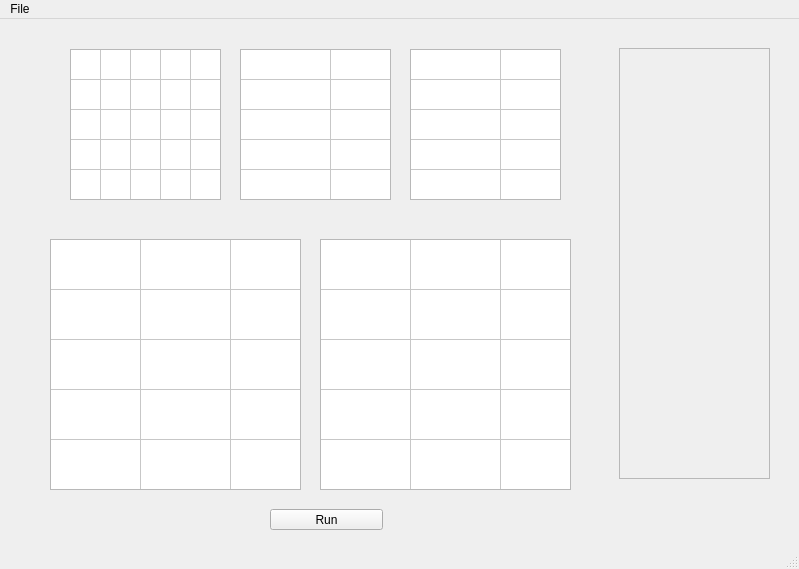
<?xml version="1.0" encoding="UTF-8"?>
<ui version="4.0">
 <class>MainWindow</class>
 <widget class="QMainWindow" name="MainWindow">
  <property name="geometry">
   <rect>
    <x>0</x>
    <y>0</y>
    <width>799</width>
    <height>569</height>
   </rect>
  </property>
  <property name="sizePolicy">
   <sizepolicy hsizetype="Minimum" vsizetype="Minimum">
    <horstretch>0</horstretch>
    <verstretch>0</verstretch>
   </sizepolicy>
  </property>
  <property name="windowTitle">
   <string>MainWindow</string>
  </property>
  <widget class="QWidget" name="centralwidget">
   <property name="sizePolicy">
    <sizepolicy hsizetype="Fixed" vsizetype="Fixed">
     <horstretch>0</horstretch>
     <verstretch>0</verstretch>
    </sizepolicy>
   </property>
   <widget class="QTableWidget" name="pattern2">
    <property name="geometry">
     <rect>
      <x>240</x>
      <y>30</y>
      <width>151</width>
      <height>151</height>
     </rect>
    </property>
    <property name="sizePolicy">
     <sizepolicy hsizetype="Minimum" vsizetype="Minimum">
      <horstretch>0</horstretch>
      <verstretch>0</verstretch>
     </sizepolicy>
    </property>
    <property name="verticalScrollBarPolicy">
     <enum>Qt::ScrollBarAlwaysOff</enum>
    </property>
    <property name="horizontalScrollBarPolicy">
     <enum>Qt::ScrollBarAlwaysOff</enum>
    </property>
    <property name="autoScroll">
     <bool>false</bool>
    </property>
    <property name="editTriggers">
     <set>QAbstractItemView::NoEditTriggers</set>
    </property>
    <property name="tabKeyNavigation">
     <bool>false</bool>
    </property>
    <property name="dragEnabled">
     <bool>true</bool>
    </property>
    <property name="selectionMode">
     <enum>QAbstractItemView::MultiSelection</enum>
    </property>
    <property name="showGrid">
     <bool>true</bool>
    </property>
    <property name="gridStyle">
     <enum>Qt::SolidLine</enum>
    </property>
    <property name="cornerButtonEnabled">
     <bool>true</bool>
    </property>
    <property name="rowCount">
     <number>5</number>
    </property>
    <property name="columnCount">
     <number>5</number>
    </property>
    <attribute name="horizontalHeaderVisible">
     <bool>false</bool>
    </attribute>
    <attribute name="horizontalHeaderCascadingSectionResizes">
     <bool>false</bool>
    </attribute>
    <attribute name="horizontalHeaderDefaultSectionSize">
     <number>30</number>
    </attribute>
    <attribute name="horizontalHeaderHighlightSections">
     <bool>true</bool>
    </attribute>
    <attribute name="horizontalHeaderMinimumSectionSize">
     <number>90</number>
    </attribute>
    <attribute name="verticalHeaderVisible">
     <bool>false</bool>
    </attribute>
    <row/>
    <row/>
    <row/>
    <row/>
    <row/>
    <column/>
    <column/>
    <column/>
    <column/>
    <column/>
   </widget>
   <widget class="QTableWidget" name="pattern1">
    <property name="geometry">
     <rect>
      <x>70</x>
      <y>30</y>
      <width>151</width>
      <height>151</height>
     </rect>
    </property>
    <property name="sizePolicy">
     <sizepolicy hsizetype="Minimum" vsizetype="Minimum">
      <horstretch>0</horstretch>
      <verstretch>0</verstretch>
     </sizepolicy>
    </property>
    <property name="verticalScrollBarPolicy">
     <enum>Qt::ScrollBarAlwaysOff</enum>
    </property>
    <property name="horizontalScrollBarPolicy">
     <enum>Qt::ScrollBarAlwaysOff</enum>
    </property>
    <property name="autoScroll">
     <bool>false</bool>
    </property>
    <property name="editTriggers">
     <set>QAbstractItemView::NoEditTriggers</set>
    </property>
    <property name="tabKeyNavigation">
     <bool>false</bool>
    </property>
    <property name="dragEnabled">
     <bool>true</bool>
    </property>
    <property name="selectionMode">
     <enum>QAbstractItemView::MultiSelection</enum>
    </property>
    <property name="rowCount">
     <number>5</number>
    </property>
    <property name="columnCount">
     <number>5</number>
    </property>
    <attribute name="horizontalHeaderVisible">
     <bool>false</bool>
    </attribute>
    <attribute name="horizontalHeaderDefaultSectionSize">
     <number>30</number>
    </attribute>
    <attribute name="verticalHeaderVisible">
     <bool>false</bool>
    </attribute>
    <row/>
    <row/>
    <row/>
    <row/>
    <row/>
    <column/>
    <column/>
    <column/>
    <column/>
    <column/>
   </widget>
   <widget class="QTableWidget" name="pattern3">
    <property name="geometry">
     <rect>
      <x>410</x>
      <y>30</y>
      <width>151</width>
      <height>151</height>
     </rect>
    </property>
    <property name="sizePolicy">
     <sizepolicy hsizetype="Minimum" vsizetype="Minimum">
      <horstretch>0</horstretch>
      <verstretch>0</verstretch>
     </sizepolicy>
    </property>
    <property name="verticalScrollBarPolicy">
     <enum>Qt::ScrollBarAlwaysOff</enum>
    </property>
    <property name="horizontalScrollBarPolicy">
     <enum>Qt::ScrollBarAlwaysOff</enum>
    </property>
    <property name="autoScroll">
     <bool>false</bool>
    </property>
    <property name="editTriggers">
     <set>QAbstractItemView::NoEditTriggers</set>
    </property>
    <property name="tabKeyNavigation">
     <bool>false</bool>
    </property>
    <property name="dragEnabled">
     <bool>true</bool>
    </property>
    <property name="selectionMode">
     <enum>QAbstractItemView::MultiSelection</enum>
    </property>
    <property name="showGrid">
     <bool>true</bool>
    </property>
    <property name="gridStyle">
     <enum>Qt::SolidLine</enum>
    </property>
    <property name="cornerButtonEnabled">
     <bool>true</bool>
    </property>
    <property name="rowCount">
     <number>5</number>
    </property>
    <property name="columnCount">
     <number>5</number>
    </property>
    <attribute name="horizontalHeaderVisible">
     <bool>false</bool>
    </attribute>
    <attribute name="horizontalHeaderCascadingSectionResizes">
     <bool>false</bool>
    </attribute>
    <attribute name="horizontalHeaderDefaultSectionSize">
     <number>30</number>
    </attribute>
    <attribute name="horizontalHeaderHighlightSections">
     <bool>true</bool>
    </attribute>
    <attribute name="horizontalHeaderMinimumSectionSize">
     <number>90</number>
    </attribute>
    <attribute name="verticalHeaderVisible">
     <bool>false</bool>
    </attribute>
    <row/>
    <row/>
    <row/>
    <row/>
    <row/>
    <column/>
    <column/>
    <column/>
    <column/>
    <column/>
   </widget>
   <widget class="QTableWidget" name="input">
    <property name="geometry">
     <rect>
      <x>50</x>
      <y>220</y>
      <width>251</width>
      <height>251</height>
     </rect>
    </property>
    <property name="sizePolicy">
     <sizepolicy hsizetype="Minimum" vsizetype="Minimum">
      <horstretch>0</horstretch>
      <verstretch>0</verstretch>
     </sizepolicy>
    </property>
    <property name="verticalScrollBarPolicy">
     <enum>Qt::ScrollBarAlwaysOff</enum>
    </property>
    <property name="horizontalScrollBarPolicy">
     <enum>Qt::ScrollBarAlwaysOff</enum>
    </property>
    <property name="autoScroll">
     <bool>false</bool>
    </property>
    <property name="editTriggers">
     <set>QAbstractItemView::NoEditTriggers</set>
    </property>
    <property name="tabKeyNavigation">
     <bool>false</bool>
    </property>
    <property name="dragEnabled">
     <bool>true</bool>
    </property>
    <property name="selectionMode">
     <enum>QAbstractItemView::MultiSelection</enum>
    </property>
    <property name="showGrid">
     <bool>true</bool>
    </property>
    <property name="gridStyle">
     <enum>Qt::SolidLine</enum>
    </property>
    <property name="cornerButtonEnabled">
     <bool>true</bool>
    </property>
    <property name="rowCount">
     <number>5</number>
    </property>
    <property name="columnCount">
     <number>5</number>
    </property>
    <attribute name="horizontalHeaderVisible">
     <bool>false</bool>
    </attribute>
    <attribute name="horizontalHeaderCascadingSectionResizes">
     <bool>false</bool>
    </attribute>
    <attribute name="horizontalHeaderDefaultSectionSize">
     <number>50</number>
    </attribute>
    <attribute name="horizontalHeaderHighlightSections">
     <bool>true</bool>
    </attribute>
    <attribute name="horizontalHeaderMinimumSectionSize">
     <number>90</number>
    </attribute>
    <attribute name="verticalHeaderVisible">
     <bool>false</bool>
    </attribute>
    <attribute name="verticalHeaderDefaultSectionSize">
     <number>50</number>
    </attribute>
    <row/>
    <row/>
    <row/>
    <row/>
    <row/>
    <column/>
    <column/>
    <column/>
    <column/>
    <column/>
   </widget>
   <widget class="QTableWidget" name="output">
    <property name="geometry">
     <rect>
      <x>320</x>
      <y>220</y>
      <width>251</width>
      <height>251</height>
     </rect>
    </property>
    <property name="sizePolicy">
     <sizepolicy hsizetype="Minimum" vsizetype="Minimum">
      <horstretch>0</horstretch>
      <verstretch>0</verstretch>
     </sizepolicy>
    </property>
    <property name="verticalScrollBarPolicy">
     <enum>Qt::ScrollBarAlwaysOff</enum>
    </property>
    <property name="horizontalScrollBarPolicy">
     <enum>Qt::ScrollBarAlwaysOff</enum>
    </property>
    <property name="autoScroll">
     <bool>false</bool>
    </property>
    <property name="editTriggers">
     <set>QAbstractItemView::NoEditTriggers</set>
    </property>
    <property name="tabKeyNavigation">
     <bool>false</bool>
    </property>
    <property name="dragEnabled">
     <bool>true</bool>
    </property>
    <property name="selectionMode">
     <enum>QAbstractItemView::MultiSelection</enum>
    </property>
    <property name="showGrid">
     <bool>true</bool>
    </property>
    <property name="gridStyle">
     <enum>Qt::SolidLine</enum>
    </property>
    <property name="cornerButtonEnabled">
     <bool>true</bool>
    </property>
    <property name="rowCount">
     <number>5</number>
    </property>
    <property name="columnCount">
     <number>5</number>
    </property>
    <attribute name="horizontalHeaderVisible">
     <bool>false</bool>
    </attribute>
    <attribute name="horizontalHeaderCascadingSectionResizes">
     <bool>false</bool>
    </attribute>
    <attribute name="horizontalHeaderDefaultSectionSize">
     <number>50</number>
    </attribute>
    <attribute name="horizontalHeaderHighlightSections">
     <bool>true</bool>
    </attribute>
    <attribute name="horizontalHeaderMinimumSectionSize">
     <number>90</number>
    </attribute>
    <attribute name="verticalHeaderVisible">
     <bool>false</bool>
    </attribute>
    <attribute name="verticalHeaderDefaultSectionSize">
     <number>50</number>
    </attribute>
    <row/>
    <row/>
    <row/>
    <row/>
    <row/>
    <column/>
    <column/>
    <column/>
    <column/>
    <column/>
   </widget>
   <widget class="QPushButton" name="run">
    <property name="geometry">
     <rect>
      <x>270</x>
      <y>490</y>
      <width>113</width>
      <height>21</height>
     </rect>
    </property>
    <property name="text">
     <string>Run</string>
    </property>
   </widget>
   <widget class="QScrollArea" name="scrollArea">
    <property name="geometry">
     <rect>
      <x>619</x>
      <y>29</y>
      <width>151</width>
      <height>431</height>
     </rect>
    </property>
    <property name="widgetResizable">
     <bool>true</bool>
    </property>
    <widget class="QWidget" name="scrollAreaWidgetContents">
     <property name="geometry">
      <rect>
       <x>0</x>
       <y>0</y>
       <width>149</width>
       <height>429</height>
      </rect>
     </property>
    </widget>
   </widget>
  </widget>
  <widget class="QStatusBar" name="statusbar"/>
  <widget class="QMenuBar" name="menubar">
   <property name="geometry">
    <rect>
     <x>0</x>
     <y>0</y>
     <width>799</width>
     <height>22</height>
    </rect>
   </property>
   <widget class="QMenu" name="menuFile">
    <property name="title">
     <string>File</string>
    </property>
   </widget>
   <addaction name="menuFile"/>
  </widget>
 </widget>
 <resources/>
 <connections/>
</ui>
